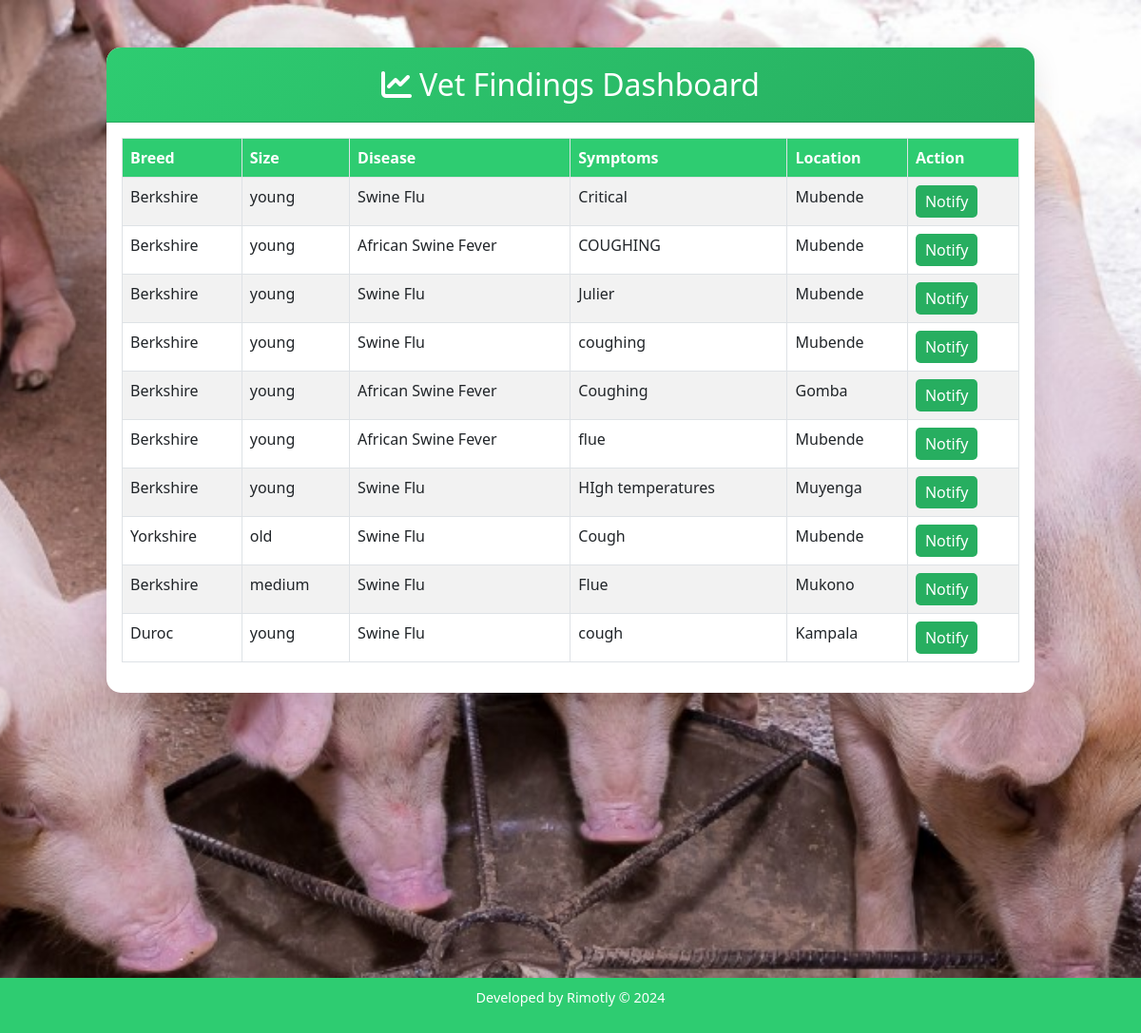
/dashboard/, run on the app's committed database.
### televent/models.py (models this page shows, shortened)
class VentFindings(models.Model):
    BREED_CHOICES = [
        ('Berkshire', 'Berkshire'),
        ('Duroc', 'Duroc'),
        ('Yorkshire', 'Yorkshire'),
        ('Landrace', 'Landrace'),
        ('Tamworth', 'Tamworth'),
        ('Large Black', 'Large Black'),
        ('Vietnamese Potbelly', 'Vietnamese Potbelly'),
        ('Juliana', 'Juliana'),
        ('Pietrain', 'Pietrain'),
        ('Chester White', 'Chester White'),
    ]
    AGE_CHOICES = [
        ('young', 'Young'),
        ('medium', 'Medium'),
        ('old', 'Old'),
    ]
    DISEASE_CHOICES = [
        ('Swine Flu', 'Swine Flu'),
        ('African Swine Fever', 'African Swine Fever'),
        ('Porcine Reproductive and Respiratory Syndrome (PRRS)', 'PRRS'),
        ('Porcine Parvovirus', 'Porcine Parvovirus'),
        ('Leptospirosis', 'Leptospirosis'),
        ('Foot and Mouth Disease', 'Foot and Mouth Disease'),
        ('Transmissible Gastroenteritis', 'Transmissible Gastroenteritis'),
        ('Actinobacillus pleuropneumonia', 'Actinobacillus pleuropneumonia'),
        ('Erysipelas', 'Erysipelas'),
    ]
    type_of_breed = models.CharField(max_length=100, choices=BREED_CHOICES)
    age = models.CharField(max_length=100,choices=AGE_CHOICES)
    type_of_disease = models.CharField(max_length=100, choices=DISEASE_CHOICES)
    symptoms = models.TextField(max_length=100)
    location = models.CharField(max_length=100)

### televent/views.py (the view)
# urls.py: path('dashboard/', dashboard, name='dashboard'),
def dashboard(request):
    findings = VentFindings.objects.all().order_by('-id')  # Order by latest submission
    return render(request, 'admin.html', {'findings': findings})

### televent/templates/admin.html (shortened to what this page needs)
{% load static %}
<!DOCTYPE html>
<html lang="en">
<head>
    <link href="https://cdn.jsdelivr.net/npm/bootstrap@5.3.0/dist/css/bootstrap.min.css" rel="stylesheet">
    <link href="https://cdnjs.cloudflare.com/ajax/libs/font-awesome/6.4.0/css/all.min.css" rel="stylesheet">
</head>
<body>
    <div class="container">
        <div class="card">
            <div class="card-header text-center">
                <h2 class="mb-0">
                    <i class="fas fa-chart-line me-2"></i>Vet Findings Dashboard
                </h2>
            </div>
            <div class="card-body">
                <table class="table table-striped table-bordered">
                    <thead>
                        <tr>
                            <th>Breed</th>
                            <th>Size</th>
                            <th>Disease</th>
                            <th>Symptoms</th>
                            <th>Location</th>
                            <th>Action</th>
                        </tr>
                    </thead>
                    <tbody>
                        {% for finding in findings %}
                        <tr>
                            <td>{{ finding.type_of_breed }}</td>
                            <td>{{ finding.age }}</td>
                            <td>{{ finding.type_of_disease }}</td>
                            <td>{{ finding.symptoms }}</td>
                            <td>{{ finding.location }}</td>
                            <td>
                                <button class="btn-notify" onclick="triggerNotification('{{ finding.type_of_breed }}', '{{ finding.type_of_disease }}', '{{ finding.location }}')">
                                    Notify
                                </button>
                            </td>
                        </tr>
                        {% empty %}
                        <tr>
                            <td colspan="6" class="text-center">No findings submitted yet.</td>
                        </tr>
                        {% endfor %}
                    </tbody>
                </table>
            </div>
        </div>
    </div>
    <footer style="background-color: #2ecc71; color: white; text-align: center; padding: 10px; font-size: 0.9em; position: relative; bottom: 0; width: 100%; margin-top:300px;">
        <p>Developed by Rimotly &copy; 2024</p>
    </footer>
</body>
</html>

### data on the page
VentFindings: type_of_breed "Berkshire", age "young", type_of_disease "Swine Flu", symptoms "Critical", location "Mubende"
VentFindings: type_of_breed "Berkshire", age "young", type_of_disease "African Swine Fever", symptoms "COUGHING", location "Mubende"
VentFindings: type_of_breed "Berkshire", age "young", type_of_disease "Swine Flu", symptoms "Julier", location "Mubende"
VentFindings: type_of_breed "Berkshire", age "young", type_of_disease "Swine Flu", symptoms "coughing", location "Mubende"
VentFindings: type_of_breed "Berkshire", age "young", type_of_disease "African Swine Fever", symptoms "Coughing", location "Gomba"
VentFindings: type_of_breed "Berkshire", age "young", type_of_disease "African Swine Fever", symptoms "flue", location "Mubende"
VentFindings: type_of_breed "Berkshire", age "young", type_of_disease "Swine Flu", symptoms "HIgh temperatures", location "Muyenga"
VentFindings: type_of_breed "Yorkshire", age "old", type_of_disease "Swine Flu", symptoms "Cough", location "Mubende"
VentFindings: type_of_breed "Berkshire", age "medium", type_of_disease "Swine Flu", symptoms "Flue", location "Mukono"
VentFindings: type_of_breed "Duroc", age "young", type_of_disease "Swine Flu", symptoms "cough", location "Kampala"
